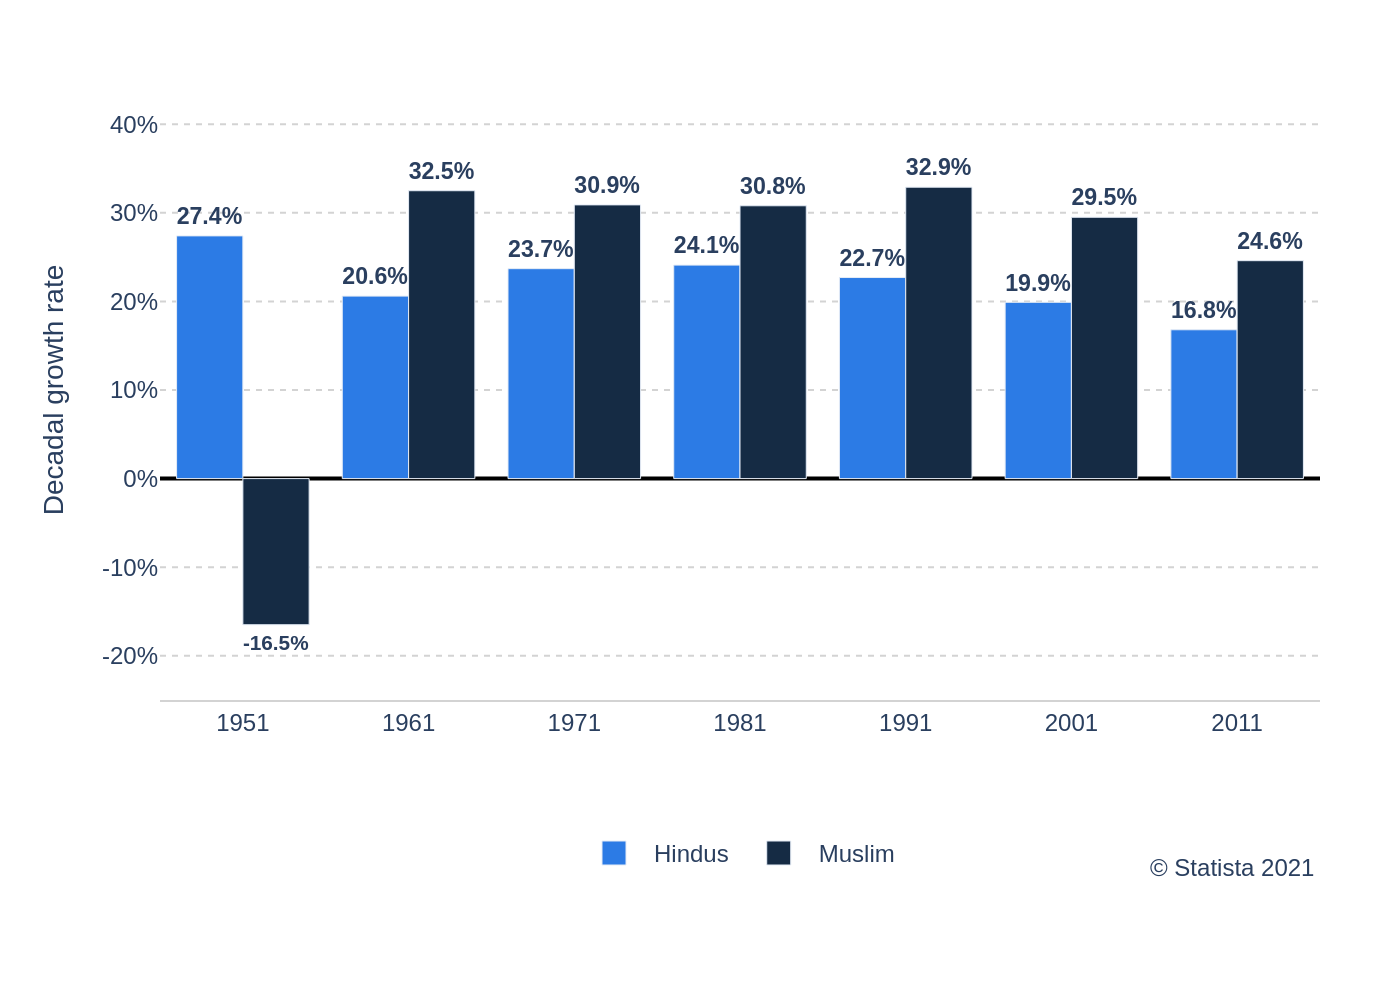

The Python source for this figure:
import sys
import json
import os
import plotly.graph_objects as go

if len(sys.argv) != 2:
    print("Usage: python create_chart.py <path_to_json_file>")
    sys.exit(1)

json_path = sys.argv[1]

try:
    with open(json_path, 'r', encoding='utf-8') as f:
        config = json.load(f)
except (FileNotFoundError, json.JSONDecodeError) as e:
    print(f"Error: Could not read or parse the JSON file at {json_path}. Details: {e}")
    sys.exit(1)

chart_data = config['chart_data']
texts = config['texts']
colors = config['colors']
categories = chart_data['categories']
series = chart_data['series']

fig = go.Figure()

for i, s in enumerate(series):
    fig.add_trace(go.Bar(
        x=categories,
        y=s['data'],
        name=s['name'],
        marker_color=colors[i],
        text=[f'<b>{val}%</b>' for val in s['data']],
        textposition='outside',
        texttemplate='%{text}',
        textfont=dict(family="Arial", size=12)
    ))

fig.update_layout(
    font=dict(family="Arial", size=12),
    plot_bgcolor='white',
    barmode='group',
    xaxis=dict(
        title_text=texts.get('x_axis_title'),
        showgrid=False,
        showline=True,
        linewidth=1,
        linecolor='lightgray',
        tickfont=dict(size=12)
    ),
    yaxis=dict(
        title_text=texts.get('y_axis_title'),
        range=[-25, 45],
        tickvals=[-20, -10, 0, 10, 20, 30, 40],
        ticktext=['-20%', '-10%', '0%', '10%', '20%', '30%', '40%'],
        showgrid=True,
        gridcolor='lightgray',
        gridwidth=1,
        griddash='dot',
        zeroline=True,
        zerolinewidth=2,
        zerolinecolor='black',
        tickfont=dict(size=12)
    ),
    legend=dict(
        orientation="h",
        yanchor="top",
        y=-0.2,
        xanchor="center",
        x=0.5,
        traceorder='normal'
    ),
    margin=dict(l=80, r=40, t=40, b=150)
)

if texts.get('source'):
    fig.add_annotation(
        xref="paper", yref="paper",
        x=1, y=-0.3,
        text=texts['source'],
        showarrow=False,
        xanchor='right',
        yanchor='bottom',
        font=dict(size=12)
    )

base_name = os.path.splitext(os.path.basename(json_path))[0]
output_filename = f"{base_name}.png"

try:
    fig.write_image(output_filename, scale=2)
    print(f"Chart saved to {output_filename}")
except Exception as e:
    print(f"Error saving image: {e}")
    sys.exit(1)
